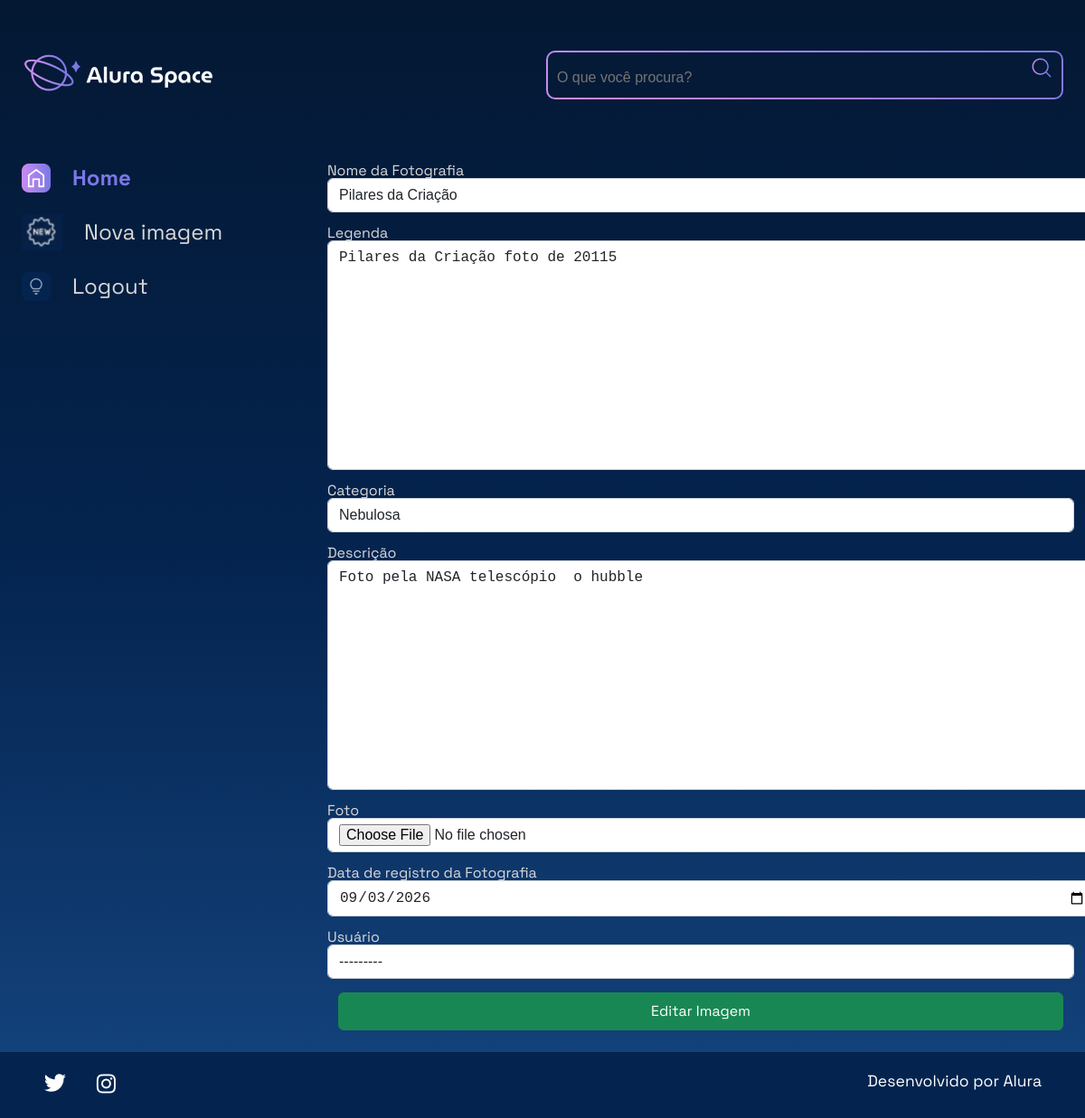
The page /editar-imagem/3/ (signed in) on the database its author committed.
### apps/galeria/models.py (models this page shows, shortened)
class Fotografia(models.Model):
    OPECOES_CATEGORIA = [
        ("NEBULOSA", "Nebulosa"),
        ("ESTRELA", "Estrela"),
        ("GALAXIA", "Galáxia"),
        ("PLANETA", "Planeta"),
    ]
    nome = models.CharField(max_length=100, null=False, blank=False)
    legenda = models.CharField(max_length=200, null=False, blank=False)
    categoria = models.CharField(max_length=100, choices=OPECOES_CATEGORIA, default="")
    descricao = models.TextField(null=False, blank=False)
    foto = models.ImageField(upload_to="fotos/%Y/%m/%d/", blank=False, null=False)
    publicada = models.BooleanField(default=True)
    data_fotografia = models.DateTimeField(default=datetime.now, blank=False)
    usuario = models.ForeignKey(to=User, on_delete=models.SET_NULL, null=True, blank=False, related_name="user")

### apps/galeria/views.py (the view)
# urls.py: path("editar-imagem/<int:foto_id>/", editar_imagem, name="editar_imagem"),
def editar_imagem(request, foto_id):
    if not request.user.is_authenticated:
        messages.error(request, 'Você precisa estar logado para acessar a galeria.')
        return redirect('login')
    fotografia = get_object_or_404(Fotografia, pk=foto_id)
    form = FotografiaForms(instance=fotografia)
    if request.method == 'POST':
        form = FotografiaForms(request.POST, request.FILES, instance=fotografia)
        if form.is_valid():
            form.save()
            messages.success(request, 'Fotografia editada com sucesso!')
            return redirect('index')
    return render(request, 'galeria/editar_imagem.html', {"form": form, 'foto_id': foto_id})

### apps/galeria/forms.py
class FotografiaForms(forms.ModelForm):
    class Meta:
        model = Fotografia
        exclude = ['publicada']
        labels = {
            'nome': 'Nome da Fotografia',
            'legenda': 'Legenda',
            'categoria': 'Categoria',
            'descricao': 'Descrição',
            'foto': 'Foto',
            'data_fotografia': 'Data de registro da Fotografia',
            'usuario': 'Usuário'
        }
        widgets = {
            'nome': forms.TextInput(attrs={'class': 'form-control'}),
            'legenda': forms.Textarea(attrs={'class': 'form-control'}),
            'categoria': forms.Select(attrs={'class': 'form-control'}),
            'descricao': forms.Textarea(attrs={'class': 'form-control'}),
            'foto': forms.FileInput(attrs={'class': 'form-control'}),
            'data_fotografia': forms.DateInput(
                format='%Y-%m-%d',
                attrs={'class': 'form-control', 'type': 'date'}),
            'usuario': forms.Select(attrs={'class': 'form-control'}),
        }

### templates/galeria/editar_imagem.html (shortened to what this page needs)
{% extends 'shared/base.html' %}
{% load static %}
{% block content %}
<section class="galeria" style="margin-left: 5em; width: 100%;">
    <form action="{% url 'editar_imagem' foto_id %}" method="POST" enctype="multipart/form-data">
        <div class="row">
            {% for field in form.visible_fields %}
            <div class="col-12 col-lg-12" style="margin-bottom: 10px;">
                <label style="color:#D9D9D9; margin-bottom: 5px; display: block;" for="{{field.id_for_label}}">
                    {{ field.label}}
                    {{ field }}
                </label>
            </div>
            {% endfor %}
        </div>
        <div>
           <button class="btn btn-success col-12" style="padding-top: 8px; padding-bottom: 8px; cursor: pointer;" type="submit">Editar Imagem</button>
        </div>
    </form>
</section>
{% endblock %}

### setup/static/styles/style.css (style rules this page uses)
html, body, div, span, applet, object, iframe, h1, h2, h3, h4, h5, h6, p, blockquote, pre, a, abbr, acronym, address, big, cite, code, del, dfn, em, img, ins, kbd, q, s, samp, small, strike, strong, sub, sup, tt, var, b, u, i, center, dl, dt, dd, ol, ul, li, fieldset, form, label, legend, table, caption, tbody, tfoot, thead, tr, th, td, article, aside, canvas, details, embed, figure, figcaption, footer, header, hgroup, menu, nav, output, ruby, section, summary, time, mark, audio, video { margin: 0; padding: 0; border: 0; font-size: 100%; font: inherit; vertical-align: baseline; }
article, aside, details, figcaption, figure, footer, header, hgroup, menu, nav, section { display: block; }
body { line-height: 1; font-family: 'Space Grotesk', sans-serif; min-height: 100vh; background: linear-gradient(#041833,#04244F,#154580); background-repeat: no-repeat; background-position: center; background-size: cover; }
.galeria { display: flex; width: 100%; }
.row { --bs-gutter-x: 1.5rem; --bs-gutter-y: 0; display: flex; flex-wrap: wrap; margin-top: calc(-1 * var(--bs-gutter-y)); margin-right: calc(-.5 * var(--bs-gutter-x)); margin-left: calc(-.5 * var(--bs-gutter-x)); }
.col-12 { flex: 0 0 auto; width: 100%; }
.btn { --bs-btn-padding-x: 0.75rem; --bs-btn-padding-y: 0.375rem; --bs-btn-font-family: ; --bs-btn-font-size: 1rem; --bs-btn-font-weight: 400; --bs-btn-line-height: 1.5; --bs-btn-color: #212529; --bs-btn-bg: transparent; --bs-btn-border-width: 1px; --bs-btn-border-color: transparent; --bs-btn-border-radius: 0.375rem; --bs-btn-hover-border-color: transparent; --bs-btn-box-shadow: inset 0 1px 0 rgba(255, 255, 255, 0.15),0 1px 1px rgba(0, 0, 0, 0.075); --bs-btn-disabled-opacity: 0.65; --bs-btn-focus-box-shadow: 0 0 0 0.25rem rgba(var(--bs-btn-focus-shadow-rgb), .5); display: inline-block; padding: var(--bs-btn-padding-y) var(--bs-btn-padding-x); font-family: var(--bs-btn-font-family); font-size: var(--bs-btn-font-size); font-weight: var(--bs-btn-font-weight); line-height: var(--bs-btn-line-height); color: var(--bs-btn-color); text-align: center; text-decoration: none; vertical-align: middle; cursor: pointer; -webkit-user-select: none; -moz-user-select: none; user-select: none; border: var(--bs-btn-border-width) solid var(--bs-btn-border-color); border-radius: var(--bs-btn-border-radius); background-color: var(--bs-btn-bg); transition: color .15s ease-in-out,background-color .15s ease-in-out,border-color .15s ease-in-out,box-shadow .15s ease-in-out; }
.btn-success { --bs-btn-color: #fff; --bs-btn-bg: #198754; --bs-btn-border-color: #198754; --bs-btn-hover-color: #fff; --bs-btn-hover-bg: #157347; --bs-btn-hover-border-color: #146c43; --bs-btn-focus-shadow-rgb: 60,153,110; --bs-btn-active-color: #fff; --bs-btn-active-bg: #146c43; --bs-btn-active-border-color: #13653f; --bs-btn-active-shadow: inset 0 3px 5px rgba(0, 0, 0, 0.125); --bs-btn-disabled-color: #fff; --bs-btn-disabled-bg: #198754; --bs-btn-disabled-border-color: #198754; }
.form-control { display: block; width: 100%; padding: 0.375rem 0.75rem; font-size: 1rem; font-weight: 400; line-height: 1.5; color: #212529; background-color: #fff; background-clip: padding-box; border: 1px solid #ced4da; -webkit-appearance: none; -moz-appearance: none; appearance: none; border-radius: 0.375rem; transition: border-color .15s ease-in-out,box-shadow .15s ease-in-out; }

### rows shown on the page
Fotografia: visible_fields "Pilares da Criação" "Pilares da Criação foto de 20115" "Nebulosa" "Foto pela NASA telescópio o hubble" "09/03/2026" "---------"

### other values the page prints
{{ field.label }} "Nome da Fotografia" "Legenda" "Categoria" "Descrição" "Foto" "Data de registro da Fotografia" "Usuário"
